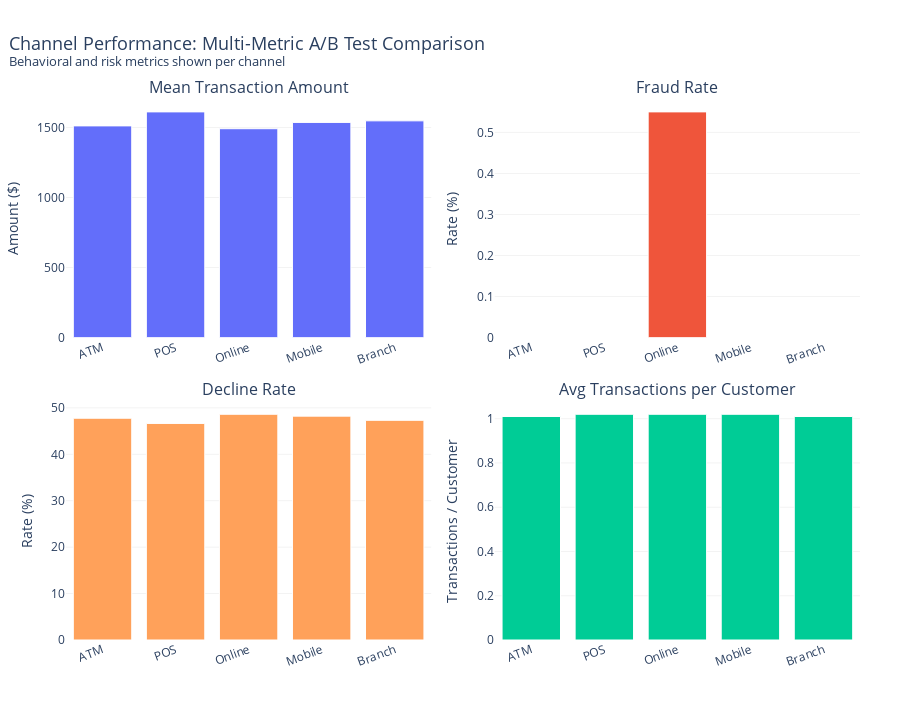

This figure's notebook cell:
### Markdown cell above
### A/B Test Metrics Comparison

### Code cell
ab_test_metrics_comparison_query = "SELECT * FROM gold.analytics_ab_test_channel_performance"
ab_test_metrics_comparison_df = fetch_data(ab_test_metrics_comparison_query)


fig = make_subplots(
    rows=2, cols=2,
    subplot_titles=[
        "Mean Transaction Amount",
        "Fraud Rate",
        "Decline Rate",
        "Avg Transactions per Customer"
    ],
    horizontal_spacing=0.08,
    vertical_spacing=0.12
)

# ---------- Transaction Amount ----------
fig.add_trace(
    go.Bar(
        x=ab_test_metrics_comparison_df["channel"],
        y=ab_test_metrics_comparison_df["mean_transaction_amount"],
        marker=dict(color="#636EFA", line=dict(color="white", width=1)),
        hovertemplate="<b>%{x}</b><br>$%{y:,.2f}<extra></extra>"
    ),
    row=1, col=1
)

# ---------- Fraud Rate ----------
fig.add_trace(
    go.Bar(
        x=ab_test_metrics_comparison_df["channel"],
        y=ab_test_metrics_comparison_df["fraud_rate_pct"],
        marker=dict(color="#EF553B", line=dict(color="white", width=1)),
        hovertemplate="<b>%{x}</b><br>%{y:.2f}%<extra></extra>"
    ),
    row=1, col=2
)

# ---------- Decline Rate ----------
fig.add_trace(
    go.Bar(
        x=ab_test_metrics_comparison_df["channel"],
        y=ab_test_metrics_comparison_df["decline_rate_pct"],
        marker=dict(color="#FFA15A", line=dict(color="white", width=1)),
        hovertemplate="<b>%{x}</b><br>%{y:.2f}%<extra></extra>"
    ),
    row=2, col=1
)

# ---------- Transactions / Customer ----------
fig.add_trace(
    go.Bar(
        x=ab_test_metrics_comparison_df["channel"],
        y=ab_test_metrics_comparison_df["avg_transactions_per_customer"],
        marker=dict(color="#00CC96", line=dict(color="white", width=1)),
        hovertemplate="<b>%{x}</b><br>%{y:.2f}<extra></extra>"
    ),
    row=2, col=2
)

# ---------- Axis Styling ----------
fig.update_yaxes(
    title_text="Amount ($)",
    showgrid=True,
    gridcolor="rgba(0,0,0,0.05)",
    zeroline=False,
    row=1, col=1
)

fig.update_yaxes(
    title_text="Rate (%)",
    showgrid=True,
    gridcolor="rgba(0,0,0,0.05)",
    zeroline=False,
    row=1, col=2
)

fig.update_yaxes(
    title_text="Rate (%)",
    showgrid=True,
    gridcolor="rgba(0,0,0,0.05)",
    zeroline=False,
    row=2, col=1
)

fig.update_yaxes(
    title_text="Transactions / Customer",
    showgrid=True,
    gridcolor="rgba(0,0,0,0.05)",
    zeroline=False,
    row=2, col=2
)

fig.update_xaxes(
    tickangle=-20,
    showgrid=False
)

# ---------- Layout ----------
fig.update_layout(
    title=dict(
        text="Channel Performance: Multi-Metric A/B Test Comparison<br>"
             "<sup>Behavioral and risk metrics shown per channel</sup>",
        x=0.01,
        font=dict(size=18)
    ),
    template="plotly_white",
    height=720,
    margin=dict(l=60, r=40, t=100, b=80),
    showlegend=False
)

fig.show()

### Figure 1 — Plotly figure (JSON) as saved in the notebook; plotly's stock layout.template omitted (floating-point values rounded to 4 significant figures)
{"data": [{"hovertemplate": "<b>%{x}</b><br>$%{y:,.2f}<extra></extra>", "marker": {"color": "#636EFA", "line": {"color": "white", "width": 1}}, "type": "bar", "x": ["ATM", "POS", "Online", "Mobile", "Branch"], "xaxis": "x", "y": [1511.0, 1611.0, 1491.0, 1536.0, 1547.0], "yaxis": "y"}, {"hovertemplate": "<b>%{x}</b><br>%{y:.2f}%<extra></extra>", "marker": {"color": "#EF553B", "line": {"color": "white", "width": 1}}, "type": "bar", "x": ["ATM", "POS", "Online", "Mobile", "Branch"], "xaxis": "x2", "y": [0.0, 0.0, 0.55, 0.0, 0.0], "yaxis": "y2"}, {"hovertemplate": "<b>%{x}</b><br>%{y:.2f}%<extra></extra>", "marker": {"color": "#FFA15A", "line": {"color": "white", "width": 1}}, "type": "bar", "x": ["ATM", "POS", "Online", "Mobile", "Branch"], "xaxis": "x3", "y": [47.77, 46.65, 48.62, 48.22, 47.32], "yaxis": "y3"}, {"hovertemplate": "<b>%{x}</b><br>%{y:.2f}<extra></extra>", "marker": {"color": "#00CC96", "line": {"color": "white", "width": 1}}, "type": "bar", "x": ["ATM", "POS", "Online", "Mobile", "Branch"], "xaxis": "x4", "y": [1.01, 1.02, 1.02, 1.02, 1.01], "yaxis": "y4"}], "layout": {"annotations": [{"font": {"size": 16}, "showarrow": false, "text": "Mean Transaction Amount", "x": 0.23, "xanchor": "center", "xref": "paper", "y": 1, "yanchor": "bottom", "yref": "paper"}, {"font": {"size": 16}, "showarrow": false, "text": "Fraud Rate", "x": 0.77, "xanchor": "center", "xref": "paper", "y": 1, "yanchor": "bottom", "yref": "paper"}, {"font": {"size": 16}, "showarrow": false, "text": "Decline Rate", "x": 0.23, "xanchor": "center", "xref": "paper", "y": 0.44, "yanchor": "bottom", "yref": "paper"}, {"font": {"size": 16}, "showarrow": false, "text": "Avg Transactions per Customer", "x": 0.77, "xanchor": "center", "xref": "paper", "y": 0.44, "yanchor": "bottom", "yref": "paper"}], "height": 720, "margin": {"b": 80, "l": 60, "r": 40, "t": 100}, "showlegend": false, "title": {"font": {"size": 18}, "text": "Channel Performance: Multi-Metric A/B Test Comparison<br><sup>Behavioral and risk metrics shown per channel</sup>", "x": 0.01}, "xaxis": {"anchor": "y", "domain": [0, 0.46], "showgrid": false, "tickangle": -20}, "xaxis2": {"anchor": "y2", "domain": [0.54, 1], "showgrid": false, "tickangle": -20}, "xaxis3": {"anchor": "y3", "domain": [0, 0.46], "showgrid": false, "tickangle": -20}, "xaxis4": {"anchor": "y4", "domain": [0.54, 1], "showgrid": false, "tickangle": -20}, "yaxis": {"anchor": "x", "domain": [0.56, 1], "gridcolor": "rgba(0,0,0,0.05)", "showgrid": true, "title": {"text": "Amount ($)"}, "zeroline": false}, "yaxis2": {"anchor": "x2", "domain": [0.56, 1], "gridcolor": "rgba(0,0,0,0.05)", "showgrid": true, "title": {"text": "Rate (%)"}, "zeroline": false}, "yaxis3": {"anchor": "x3", "domain": [0, 0.44], "gridcolor": "rgba(0,0,0,0.05)", "showgrid": true, "title": {"text": "Rate (%)"}, "zeroline": false}, "yaxis4": {"anchor": "x4", "domain": [0, 0.44], "gridcolor": "rgba(0,0,0,0.05)", "showgrid": true, "title": {"text": "Transactions / Customer"}, "zeroline": false}}}
